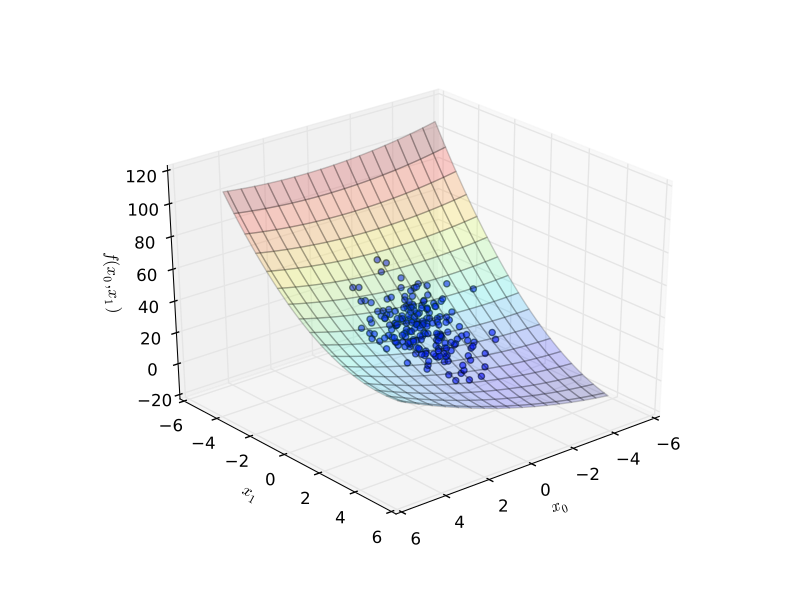

This chart was generated by the following Python code:
import matplotlib.pyplot as plt
import numpy as np

from revrand.utils.datasets import make_regression
from mpl_toolkits.mplot3d import Axes3D

f = lambda x0, x1: (x1 - 5) ** 2 + .5 * x0 * x1 + .25 * (x0 + 4) ** 2

x1, x0 = np.mgrid[-5:5:0.2, -5:5:0.2]
y_true = f(x0, x1)

X, y = make_regression(f, n_samples=200, n_features=2, noise=0.15,
                       random_state=5)

fig = plt.figure()
ax = plt.axes(projection='3d', azim=50)

ax.plot_surface(x0, x1, y_true, rstride=3, cstride=3, cmap=plt.cm.jet,
                alpha=0.2)
ax.scatter(X[:, 0], X[:, 1], y, alpha=0.6)

ax.set_xlabel('$x_0$')
ax.set_ylabel('$x_1$')
ax.set_zlabel('$f(x_0, x_1)$')

plt.show()
